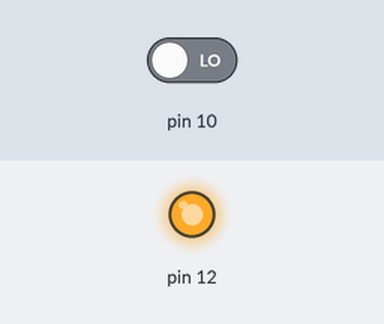
Simulated run of this sketch. Board: Arduino Uno, built with avr-gcc and run on an emulated ATmega328P. On the bench: output pins drawn as LEDs (lit = HIGH). Dashed ring = blinking. Inputs (shaded band) come from the test bench; at power-on: pin 10 LOW.

Above: at 1.2 s.
1.3 s: pin 10 driven HIGH
At 1.6 s:
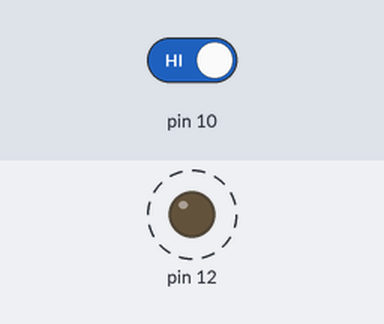
4.3 s: pin 10 driven LOW
At 4.4 s:
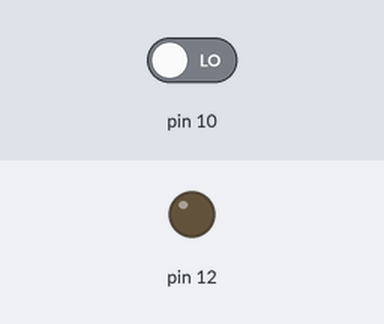
Timing chart, 0 to 7.3 s (numbered marks = the images above; inputs shaded):
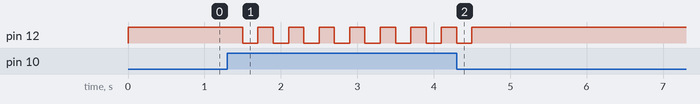

Measured:
- after the input at 1.3 s, pin 12: alternates HIGH for 0.20 s and LOW for 0.20 s, starting after 0.20 s
- after the input at 4.3 s, pin 12: goes on until 4.5 s, then stays HIGH

The sketch:

CODE_FILE.ino
```cpp
void setup()
{
  pinMode(10, INPUT);pinMode(12, OUTPUT);
}

void loop()
{
 int r=digitalRead(10);if(r==HIGH){digitalWrite(12,HIGH);delay(200);digitalWrite(12,LOW);delay(200);} else{digitalWrite(12,HIGH);}}
```
